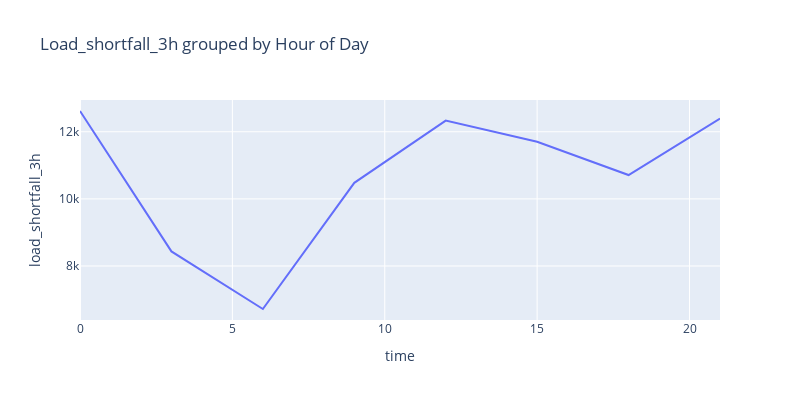

The notebook cell saved with this chart:
### Code cell
px.line(train_data.groupby([train_data['time'].astype('datetime64').dt.hour])['load_shortfall_3h'].mean(), 
        title = 'Load_shortfall_3h grouped by Hour of Day', y='load_shortfall_3h', width =800, height=400 )

### Figure 1 — Plotly figure (JSON) as saved in the notebook; plotly's stock layout.template omitted (floating-point values rounded to 4 significant figures)
{"data": [{"hovertemplate": "time=%{x}<br>load_shortfall_3h=%{y}<extra></extra>", "legendgroup": "", "line": {"color": "#636efa", "dash": "solid"}, "marker": {"symbol": "circle"}, "mode": "lines", "name": "", "orientation": "v", "showlegend": false, "type": "scatter", "x": [0, 3, 6, 9, 12, 15, 18, 21], "xaxis": "x", "y": [12620.0, 8435.0, 6719.0, 10480.0, 12330.0, 11700.0, 10710.0, 12400.0], "yaxis": "y"}], "layout": {"height": 400, "legend": {"tracegroupgap": 0}, "title": {"text": "Load_shortfall_3h grouped by Hour of Day"}, "width": 800, "xaxis": {"anchor": "y", "domain": [0, 1], "title": {"text": "time"}}, "yaxis": {"anchor": "x", "domain": [0, 1], "title": {"text": "load_shortfall_3h"}}}}
